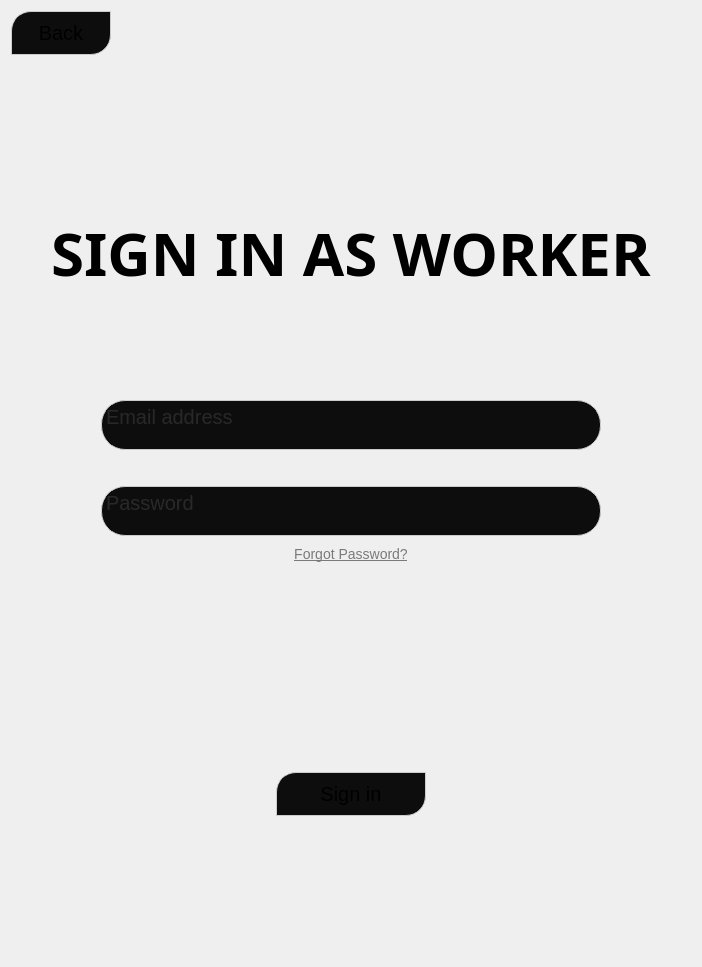
      <widget class="QWidget" name="WorkerLoginPage">
       <property name="styleSheet">
        <string notr="true">

									QWidget#WorkerLoginPage {
									background-color: qradialgradient(spread:pad, cx:0.506, cy:0.494318, radius:0.659, fx:0.5, fy:0.5, stop:0.47191 rgba(2, 2, 3, 255), stop:1 rgba(33, 35, 53, 255));
									}

								</string>
       </property>
       <layout class="QVBoxLayout" name="verticalLayout_2">
        <item>
         <layout class="QVBoxLayout" name="verticalLayout_4">
          <item>
           <layout class="QHBoxLayout" name="horizontalLayout_7">
            <item>
             <widget class="QPushButton" name="backButton2">
              <property name="minimumSize">
               <size>
                <width>100</width>
                <height>44</height>
               </size>
              </property>
              <property name="styleSheet">
               <string notr="true">

																QPushButton#backButton2 {
																background-color: #0d0d0d;
																border: 1px solid #cccccc;
																border-top-left-radius: 20px;
																border-bottom-right-radius: 20px;
																font-size: 20px;
																}

																QPushButton#backButton2:hover {
																background-color: #490303;
																}

															</string>
              </property>
              <property name="text">
               <string>Back</string>
              </property>
             </widget>
            </item>
            <item>
             <spacer name="horizontalSpacer_6">
              <property name="orientation">
               <enum>Qt::Orientation::Horizontal</enum>
              </property>
              <property name="sizeHint" stdset="0">
               <size>
                <width>40</width>
                <height>20</height>
               </size>
              </property>
             </spacer>
            </item>
           </layout>
          </item>
          <item>
           <spacer name="verticalSpacer_6">
            <property name="orientation">
             <enum>Qt::Orientation::Vertical</enum>
            </property>
            <property name="sizeType">
             <enum>QSizePolicy::Policy::Preferred</enum>
            </property>
            <property name="sizeHint" stdset="0">
             <size>
              <width>20</width>
              <height>150</height>
             </size>
            </property>
           </spacer>
          </item>
          <item>
           <layout class="QHBoxLayout" name="horizontalLayout_8">
            <item>
             <spacer name="horizontalSpacer_7">
              <property name="orientation">
               <enum>Qt::Orientation::Horizontal</enum>
              </property>
              <property name="sizeHint" stdset="0">
               <size>
                <width>40</width>
                <height>20</height>
               </size>
              </property>
             </spacer>
            </item>
            <item>
             <widget class="QLabel" name="label_2">
              <property name="font">
               <font>
                <family>ISOCP</family>
                <pointsize>40</pointsize>
                <italic>false</italic>
                <bold>true</bold>
               </font>
              </property>
              <property name="styleSheet">
               <string notr="true">

																QLabel#label_2  {
																font-size: 60px;
																font: 40pt &quot;ISOCP&quot;;
																font-weight: bold;
																}

															</string>
              </property>
              <property name="text">
               <string>SIGN IN AS WORKER</string>
              </property>
             </widget>
            </item>
            <item>
             <spacer name="horizontalSpacer_8">
              <property name="orientation">
               <enum>Qt::Orientation::Horizontal</enum>
              </property>
              <property name="sizeHint" stdset="0">
               <size>
                <width>40</width>
                <height>20</height>
               </size>
              </property>
             </spacer>
            </item>
           </layout>
          </item>
          <item>
           <spacer name="verticalSpacer_7">
            <property name="orientation">
             <enum>Qt::Orientation::Vertical</enum>
            </property>
            <property name="sizeType">
             <enum>QSizePolicy::Policy::Preferred</enum>
            </property>
            <property name="sizeHint" stdset="0">
             <size>
              <width>20</width>
              <height>100</height>
             </size>
            </property>
           </spacer>
          </item>
          <item>
           <layout class="QHBoxLayout" name="horizontalLayout_9">
            <item>
             <widget class="QTextEdit" name="workerLoginEmail">
              <property name="minimumSize">
               <size>
                <width>0</width>
                <height>50</height>
               </size>
              </property>
              <property name="maximumSize">
               <size>
                <width>500</width>
                <height>50</height>
               </size>
              </property>
              <property name="layoutDirection">
               <enum>Qt::LayoutDirection::LeftToRight</enum>
              </property>
              <property name="autoFillBackground">
               <bool>false</bool>
              </property>
              <property name="styleSheet">
               <string notr="true">

																QTextEdit#workerLoginEmail {
																color: rgb(68, 68, 68);
																background-color: #0d0d0d;
																border: 1px solid #cccccc;
																font-size: 20px;
																border-radius: 24px;
																}

															</string>
              </property>
              <property name="placeholderText">
               <string>Email address</string>
              </property>
             </widget>
            </item>
           </layout>
          </item>
          <item>
           <spacer name="verticalSpacer_18">
            <property name="orientation">
             <enum>Qt::Orientation::Vertical</enum>
            </property>
            <property name="sizeHint" stdset="0">
             <size>
              <width>20</width>
              <height>30</height>
             </size>
            </property>
           </spacer>
          </item>
          <item>
           <spacer name="verticalSpacer_11">
            <property name="orientation">
             <enum>Qt::Orientation::Vertical</enum>
            </property>
            <property name="sizeType">
             <enum>QSizePolicy::Policy::Preferred</enum>
            </property>
            <property name="sizeHint" stdset="0">
             <size>
              <width>20</width>
              <height>0</height>
             </size>
            </property>
           </spacer>
          </item>
          <item>
           <layout class="QHBoxLayout" name="horizontalLayout_10">
            <item>
             <widget class="QTextEdit" name="workerPasswordLogin">
              <property name="minimumSize">
               <size>
                <width>0</width>
                <height>50</height>
               </size>
              </property>
              <property name="maximumSize">
               <size>
                <width>500</width>
                <height>50</height>
               </size>
              </property>
              <property name="styleSheet">
               <string notr="true">

																QTextEdit#workerPasswordLogin {
																color: rgb(68, 68, 68);
																background-color: #0d0d0d;
																border: 1px solid #cccccc;
																font-size: 20px;
																border-radius: 24px;
																}

															</string>
              </property>
              <property name="placeholderText">
               <string>Password</string>
              </property>
             </widget>
            </item>
           </layout>
          </item>
          <item>
           <layout class="QHBoxLayout" name="horizontalLayout_14">
            <item>
             <widget class="QPushButton" name="forgotPasswordButton1">
              <property name="minimumSize">
               <size>
                <width>0</width>
                <height>19</height>
               </size>
              </property>
              <property name="maximumSize">
               <size>
                <width>150</width>
                <height>30</height>
               </size>
              </property>
              <property name="font">
               <font>
                <pointsize>-1</pointsize>
                <underline>true</underline>
               </font>
              </property>
              <property name="styleSheet">
               <string notr="true">

																QPushButton#forgotPasswordButton1 {
																background-color: transparent;
																font-size: 14px;
																color: rgb(122, 122, 122);
																}

															</string>
              </property>
              <property name="text">
               <string>Forgot Password?</string>
              </property>
              <property name="flat">
               <bool>true</bool>
              </property>
             </widget>
            </item>
           </layout>
          </item>
          <item>
           <spacer name="verticalSpacer_8">
            <property name="orientation">
             <enum>Qt::Orientation::Vertical</enum>
            </property>
            <property name="sizeType">
             <enum>QSizePolicy::Policy::Preferred</enum>
            </property>
            <property name="sizeHint" stdset="0">
             <size>
              <width>20</width>
              <height>200</height>
             </size>
            </property>
           </spacer>
          </item>
          <item>
           <layout class="QHBoxLayout" name="horizontalLayout_11">
            <item>
             <spacer name="horizontalSpacer_9">
              <property name="orientation">
               <enum>Qt::Orientation::Horizontal</enum>
              </property>
              <property name="sizeHint" stdset="0">
               <size>
                <width>40</width>
                <height>20</height>
               </size>
              </property>
             </spacer>
            </item>
            <item>
             <widget class="QPushButton" name="workerLoginButton">
              <property name="minimumSize">
               <size>
                <width>150</width>
                <height>44</height>
               </size>
              </property>
              <property name="styleSheet">
               <string notr="true">

																QPushButton#workerLoginButton {
																background-color: #0d0d0d;
																border: 1px solid #cccccc;
																border-top-left-radius: 20px;
																border-bottom-right-radius: 20px;
																font-size: 20px;
																}

																QPushButton#workerLoginButton:hover {
																background-color: #490303;
																}

															</string>
              </property>
              <property name="text">
               <string>Sign in</string>
              </property>
             </widget>
            </item>
            <item>
             <spacer name="horizontalSpacer_10">
              <property name="orientation">
               <enum>Qt::Orientation::Horizontal</enum>
              </property>
              <property name="sizeHint" stdset="0">
               <size>
                <width>40</width>
                <height>20</height>
               </size>
              </property>
             </spacer>
            </item>
           </layout>
          </item>
         </layout>
        </item>
        <item>
         <spacer name="verticalSpacer_23">
          <property name="orientation">
           <enum>Qt::Orientation::Vertical</enum>
          </property>
          <property name="sizeHint" stdset="0">
           <size>
            <width>20</width>
            <height>100</height>
           </size>
          </property>
         </spacer>
        </item>
        <item>
         <layout class="QVBoxLayout" name="verticalLayout_12"/>
        </item>
        <item>
         <spacer name="verticalSpacer_25">
          <property name="orientation">
           <enum>Qt::Orientation::Vertical</enum>
          </property>
          <property name="sizeHint" stdset="0">
           <size>
            <width>20</width>
            <height>40</height>
           </size>
          </property>
         </spacer>
        </item>
       </layout>
      </widget>
